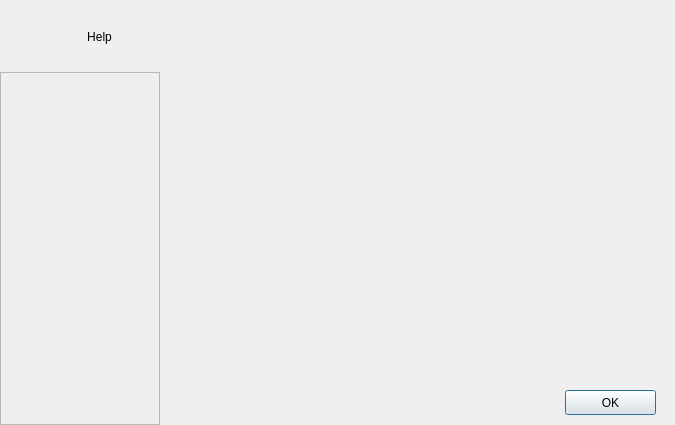
<?xml version="1.0" encoding="UTF-8"?>
<ui version="4.0">
 <class>HelpDialog</class>
 <widget class="QDialog" name="HelpDialog">
  <property name="geometry">
   <rect>
    <x>0</x>
    <y>0</y>
    <width>675</width>
    <height>425</height>
   </rect>
  </property>
  <property name="windowTitle">
   <string>Kylin Video - Help</string>
  </property>
  <widget class="QWidget" name="title_widget" native="true">
   <property name="geometry">
    <rect>
     <x>0</x>
     <y>0</y>
     <width>160</width>
     <height>425</height>
    </rect>
   </property>
   <widget class="QLabel" name="title_label">
    <property name="geometry">
     <rect>
      <x>49</x>
      <y>20</y>
      <width>101</width>
      <height>33</height>
     </rect>
    </property>
    <property name="text">
     <string>Help</string>
    </property>
    <property name="alignment">
     <set>Qt::AlignCenter</set>
    </property>
   </widget>
   <widget class="QFrame" name="sections">
    <property name="geometry">
     <rect>
      <x>0</x>
      <y>72</y>
      <width>160</width>
      <height>353</height>
     </rect>
    </property>
    <property name="sizePolicy">
     <sizepolicy hsizetype="MinimumExpanding" vsizetype="Preferred">
      <horstretch>0</horstretch>
      <verstretch>0</verstretch>
     </sizepolicy>
    </property>
    <property name="frameShape">
     <enum>QFrame::StyledPanel</enum>
    </property>
    <property name="frameShadow">
     <enum>QFrame::Raised</enum>
    </property>
   </widget>
   <widget class="QLabel" name="icon_label">
    <property name="geometry">
     <rect>
      <x>14</x>
      <y>20</y>
      <width>32</width>
      <height>32</height>
     </rect>
    </property>
    <property name="text">
     <string/>
    </property>
    <property name="alignment">
     <set>Qt::AlignCenter</set>
    </property>
   </widget>
  </widget>
  <widget class="QWidget" name="widget" native="true">
   <property name="geometry">
    <rect>
     <x>160</x>
     <y>0</y>
     <width>515</width>
     <height>425</height>
    </rect>
   </property>
   <widget class="QPushButton" name="okButton">
    <property name="geometry">
     <rect>
      <x>405</x>
      <y>390</y>
      <width>91</width>
      <height>25</height>
     </rect>
    </property>
    <property name="text">
     <string>OK</string>
    </property>
   </widget>
   <widget class="QStackedWidget" name="pages">
    <property name="geometry">
     <rect>
      <x>23</x>
      <y>20</y>
      <width>470</width>
      <height>360</height>
     </rect>
    </property>
    <property name="sizePolicy">
     <sizepolicy hsizetype="Expanding" vsizetype="Preferred">
      <horstretch>0</horstretch>
      <verstretch>0</verstretch>
     </sizepolicy>
    </property>
    <property name="currentIndex">
     <number>-1</number>
    </property>
   </widget>
  </widget>
 </widget>
 <resources/>
 <connections/>
</ui>
